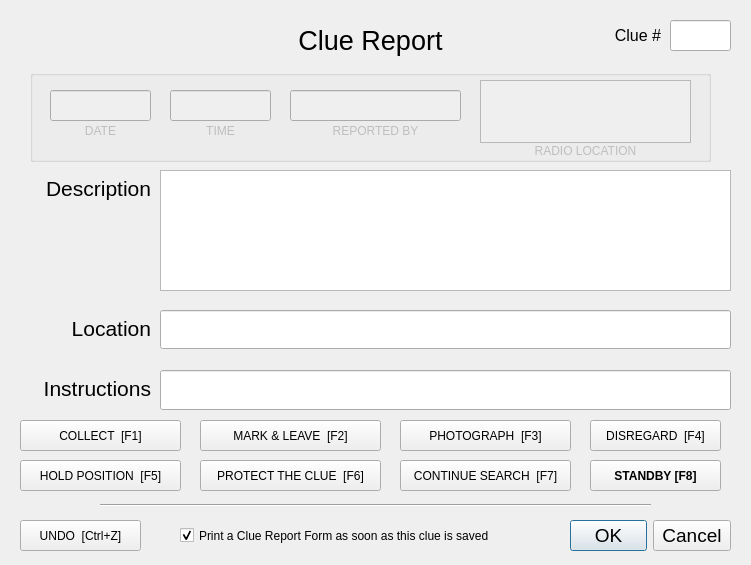
<?xml version="1.0" encoding="UTF-8"?>
<ui version="4.0">
 <class>clueDialog</class>
 <widget class="QDialog" name="clueDialog">
  <property name="geometry">
   <rect>
    <x>0</x>
    <y>0</y>
    <width>751</width>
    <height>565</height>
   </rect>
  </property>
  <property name="font">
   <font>
    <family>Segoe UI</family>
    <pointsize>16</pointsize>
   </font>
  </property>
  <property name="windowTitle">
   <string>Clue Report</string>
  </property>
  <widget class="QLabel" name="label_4">
   <property name="geometry">
    <rect>
     <x>10</x>
     <y>370</y>
     <width>141</width>
     <height>37</height>
    </rect>
   </property>
   <property name="font">
    <font>
     <family>Segoe UI</family>
     <pointsize>16</pointsize>
    </font>
   </property>
   <property name="text">
    <string>Instructions</string>
   </property>
   <property name="alignment">
    <set>Qt::AlignRight|Qt::AlignTrailing|Qt::AlignVCenter</set>
   </property>
  </widget>
  <widget class="QDialogButtonBox" name="buttonBox">
   <property name="geometry">
    <rect>
     <x>570</x>
     <y>510</y>
     <width>161</width>
     <height>51</height>
    </rect>
   </property>
   <property name="font">
    <font>
     <family>Segoe UI</family>
     <pointsize>14</pointsize>
    </font>
   </property>
   <property name="orientation">
    <enum>Qt::Horizontal</enum>
   </property>
   <property name="standardButtons">
    <set>QDialogButtonBox::Cancel|QDialogButtonBox::Ok</set>
   </property>
  </widget>
  <widget class="QLabel" name="label_3">
   <property name="geometry">
    <rect>
     <x>20</x>
     <y>310</y>
     <width>131</width>
     <height>37</height>
    </rect>
   </property>
   <property name="font">
    <font>
     <family>Segoe UI</family>
     <pointsize>16</pointsize>
    </font>
   </property>
   <property name="text">
    <string>Location</string>
   </property>
   <property name="alignment">
    <set>Qt::AlignRight|Qt::AlignTrailing|Qt::AlignVCenter</set>
   </property>
  </widget>
  <widget class="QLabel" name="label">
   <property name="geometry">
    <rect>
     <x>0</x>
     <y>170</y>
     <width>151</width>
     <height>37</height>
    </rect>
   </property>
   <property name="font">
    <font>
     <family>Segoe UI</family>
     <pointsize>16</pointsize>
    </font>
   </property>
   <property name="text">
    <string>Description</string>
   </property>
   <property name="alignment">
    <set>Qt::AlignRight|Qt::AlignTrailing|Qt::AlignVCenter</set>
   </property>
  </widget>
  <widget class="QLineEdit" name="instructionsField">
   <property name="geometry">
    <rect>
     <x>160</x>
     <y>370</y>
     <width>571</width>
     <height>40</height>
    </rect>
   </property>
   <property name="font">
    <font>
     <family>Segoe UI</family>
     <pointsize>16</pointsize>
    </font>
   </property>
  </widget>
  <widget class="QLineEdit" name="locationField">
   <property name="geometry">
    <rect>
     <x>160</x>
     <y>310</y>
     <width>571</width>
     <height>39</height>
    </rect>
   </property>
   <property name="font">
    <font>
     <family>Segoe UI</family>
     <pointsize>16</pointsize>
    </font>
   </property>
  </widget>
  <widget class="QLabel" name="label_2">
   <property name="geometry">
    <rect>
     <x>270</x>
     <y>20</y>
     <width>201</width>
     <height>41</height>
    </rect>
   </property>
   <property name="font">
    <font>
     <pointsize>20</pointsize>
    </font>
   </property>
   <property name="text">
    <string>Clue Report</string>
   </property>
   <property name="alignment">
    <set>Qt::AlignCenter</set>
   </property>
  </widget>
  <widget class="QLineEdit" name="clueNumberField">
   <property name="geometry">
    <rect>
     <x>670</x>
     <y>20</y>
     <width>61</width>
     <height>31</height>
    </rect>
   </property>
   <property name="font">
    <font>
     <pointsize>14</pointsize>
    </font>
   </property>
  </widget>
  <widget class="QLabel" name="label_6">
   <property name="geometry">
    <rect>
     <x>590</x>
     <y>20</y>
     <width>71</width>
     <height>31</height>
    </rect>
   </property>
   <property name="font">
    <font>
     <family>Segoe UI</family>
     <pointsize>12</pointsize>
    </font>
   </property>
   <property name="text">
    <string>Clue #</string>
   </property>
   <property name="alignment">
    <set>Qt::AlignRight|Qt::AlignTrailing|Qt::AlignVCenter</set>
   </property>
  </widget>
  <widget class="QGroupBox" name="groupBox">
   <property name="geometry">
    <rect>
     <x>30</x>
     <y>70</y>
     <width>681</width>
     <height>92</height>
    </rect>
   </property>
   <property name="title">
    <string/>
   </property>
   <widget class="QLineEdit" name="callsignField">
    <property name="enabled">
     <bool>false</bool>
    </property>
    <property name="geometry">
     <rect>
      <x>260</x>
      <y>20</y>
      <width>171</width>
      <height>31</height>
     </rect>
    </property>
    <property name="font">
     <font>
      <family>Segoe UI</family>
      <pointsize>12</pointsize>
     </font>
    </property>
    <property name="focusPolicy">
     <enum>Qt::NoFocus</enum>
    </property>
    <property name="text">
     <string/>
    </property>
   </widget>
   <widget class="QLabel" name="label_5">
    <property name="enabled">
     <bool>false</bool>
    </property>
    <property name="geometry">
     <rect>
      <x>260</x>
      <y>40</y>
      <width>171</width>
      <height>41</height>
     </rect>
    </property>
    <property name="font">
     <font>
      <family>Segoe UI</family>
      <pointsize>9</pointsize>
     </font>
    </property>
    <property name="text">
     <string>REPORTED BY</string>
    </property>
    <property name="alignment">
     <set>Qt::AlignCenter</set>
    </property>
   </widget>
   <widget class="QLabel" name="label_8">
    <property name="enabled">
     <bool>false</bool>
    </property>
    <property name="geometry">
     <rect>
      <x>450</x>
      <y>60</y>
      <width>211</width>
      <height>41</height>
     </rect>
    </property>
    <property name="font">
     <font>
      <family>Segoe UI</family>
      <pointsize>9</pointsize>
     </font>
    </property>
    <property name="text">
     <string>RADIO LOCATION</string>
    </property>
    <property name="alignment">
     <set>Qt::AlignCenter</set>
    </property>
   </widget>
   <widget class="QLabel" name="label_7">
    <property name="enabled">
     <bool>false</bool>
    </property>
    <property name="geometry">
     <rect>
      <x>140</x>
      <y>40</y>
      <width>101</width>
      <height>41</height>
     </rect>
    </property>
    <property name="font">
     <font>
      <family>Segoe UI</family>
      <pointsize>9</pointsize>
     </font>
    </property>
    <property name="text">
     <string>TIME</string>
    </property>
    <property name="alignment">
     <set>Qt::AlignCenter</set>
    </property>
   </widget>
   <widget class="QLineEdit" name="timeField">
    <property name="enabled">
     <bool>false</bool>
    </property>
    <property name="geometry">
     <rect>
      <x>140</x>
      <y>20</y>
      <width>101</width>
      <height>31</height>
     </rect>
    </property>
    <property name="font">
     <font>
      <family>Segoe UI</family>
      <pointsize>12</pointsize>
     </font>
    </property>
    <property name="focusPolicy">
     <enum>Qt::NoFocus</enum>
    </property>
    <property name="text">
     <string/>
    </property>
   </widget>
   <widget class="QLineEdit" name="dateField">
    <property name="enabled">
     <bool>false</bool>
    </property>
    <property name="geometry">
     <rect>
      <x>20</x>
      <y>20</y>
      <width>101</width>
      <height>31</height>
     </rect>
    </property>
    <property name="font">
     <font>
      <family>Segoe UI</family>
      <pointsize>12</pointsize>
     </font>
    </property>
    <property name="focusPolicy">
     <enum>Qt::NoFocus</enum>
    </property>
    <property name="text">
     <string/>
    </property>
   </widget>
   <widget class="QLabel" name="label_9">
    <property name="enabled">
     <bool>false</bool>
    </property>
    <property name="geometry">
     <rect>
      <x>20</x>
      <y>40</y>
      <width>101</width>
      <height>41</height>
     </rect>
    </property>
    <property name="font">
     <font>
      <family>Segoe UI</family>
      <pointsize>9</pointsize>
     </font>
    </property>
    <property name="text">
     <string>DATE</string>
    </property>
    <property name="alignment">
     <set>Qt::AlignCenter</set>
    </property>
   </widget>
   <widget class="QTextEdit" name="radioLocField">
    <property name="enabled">
     <bool>false</bool>
    </property>
    <property name="geometry">
     <rect>
      <x>450</x>
      <y>10</y>
      <width>211</width>
      <height>63</height>
     </rect>
    </property>
    <property name="font">
     <font>
      <pointsize>11</pointsize>
     </font>
    </property>
    <property name="focusPolicy">
     <enum>Qt::NoFocus</enum>
    </property>
   </widget>
  </widget>
  <widget class="QPushButton" name="clueQuickTextButton1">
   <property name="geometry">
    <rect>
     <x>20</x>
     <y>420</y>
     <width>161</width>
     <height>31</height>
    </rect>
   </property>
   <property name="font">
    <font>
     <pointsize>9</pointsize>
    </font>
   </property>
   <property name="focusPolicy">
    <enum>Qt::NoFocus</enum>
   </property>
   <property name="text">
    <string>COLLECT  [F1]</string>
   </property>
   <property name="shortcut">
    <string>F1</string>
   </property>
  </widget>
  <widget class="QPushButton" name="clueQuickTextButton3">
   <property name="geometry">
    <rect>
     <x>590</x>
     <y>420</y>
     <width>131</width>
     <height>31</height>
    </rect>
   </property>
   <property name="font">
    <font>
     <pointsize>9</pointsize>
    </font>
   </property>
   <property name="focusPolicy">
    <enum>Qt::NoFocus</enum>
   </property>
   <property name="text">
    <string>DISREGARD  [F4]</string>
   </property>
   <property name="shortcut">
    <string>F4</string>
   </property>
  </widget>
  <widget class="QPushButton" name="clueQuickTextButton4">
   <property name="geometry">
    <rect>
     <x>20</x>
     <y>460</y>
     <width>161</width>
     <height>31</height>
    </rect>
   </property>
   <property name="font">
    <font>
     <pointsize>9</pointsize>
    </font>
   </property>
   <property name="focusPolicy">
    <enum>Qt::NoFocus</enum>
   </property>
   <property name="text">
    <string>HOLD POSITION  [F5]</string>
   </property>
   <property name="shortcut">
    <string>F5</string>
   </property>
  </widget>
  <widget class="QPushButton" name="clueQuickTextButton2">
   <property name="geometry">
    <rect>
     <x>200</x>
     <y>420</y>
     <width>181</width>
     <height>31</height>
    </rect>
   </property>
   <property name="font">
    <font>
     <pointsize>9</pointsize>
    </font>
   </property>
   <property name="focusPolicy">
    <enum>Qt::NoFocus</enum>
   </property>
   <property name="text">
    <string>MARK &amp;&amp; LEAVE  [F2]</string>
   </property>
   <property name="shortcut">
    <string>F2</string>
   </property>
  </widget>
  <widget class="QPushButton" name="clueQuickTextUndoButton">
   <property name="geometry">
    <rect>
     <x>20</x>
     <y>520</y>
     <width>121</width>
     <height>31</height>
    </rect>
   </property>
   <property name="font">
    <font>
     <pointsize>9</pointsize>
    </font>
   </property>
   <property name="focusPolicy">
    <enum>Qt::NoFocus</enum>
   </property>
   <property name="text">
    <string>UNDO  [Ctrl+Z]</string>
   </property>
   <property name="shortcut">
    <string>Ctrl+Z</string>
   </property>
  </widget>
  <widget class="QCheckBox" name="clueReportPrintCheckBox">
   <property name="geometry">
    <rect>
     <x>180</x>
     <y>520</y>
     <width>381</width>
     <height>31</height>
    </rect>
   </property>
   <property name="font">
    <font>
     <pointsize>9</pointsize>
    </font>
   </property>
   <property name="text">
    <string>Print a Clue Report Form as soon as this clue is saved</string>
   </property>
   <property name="checked">
    <bool>true</bool>
   </property>
  </widget>
  <widget class="QPushButton" name="clueQuickTextButton5">
   <property name="geometry">
    <rect>
     <x>200</x>
     <y>460</y>
     <width>181</width>
     <height>31</height>
    </rect>
   </property>
   <property name="font">
    <font>
     <pointsize>9</pointsize>
    </font>
   </property>
   <property name="focusPolicy">
    <enum>Qt::NoFocus</enum>
   </property>
   <property name="text">
    <string>PROTECT THE CLUE  [F6]</string>
   </property>
   <property name="shortcut">
    <string>F6</string>
   </property>
  </widget>
  <widget class="CustomPlainTextEdit" name="descriptionField">
   <property name="geometry">
    <rect>
     <x>160</x>
     <y>170</y>
     <width>571</width>
     <height>121</height>
    </rect>
   </property>
   <property name="cursor" stdset="0">
    <cursorShape>IBeamCursor</cursorShape>
   </property>
   <property name="mouseTracking">
    <bool>true</bool>
   </property>
   <property name="focusPolicy">
    <enum>Qt::StrongFocus</enum>
   </property>
   <property name="styleSheet">
    <string notr="true">font: 14pt &quot;Segoe UI&quot;;</string>
   </property>
   <property name="inputMethodHints">
    <set>Qt::ImhNone</set>
   </property>
   <property name="tabChangesFocus">
    <bool>true</bool>
   </property>
  </widget>
  <widget class="QPushButton" name="clueQuickTextButton6">
   <property name="geometry">
    <rect>
     <x>590</x>
     <y>460</y>
     <width>131</width>
     <height>31</height>
    </rect>
   </property>
   <property name="font">
    <font>
     <pointsize>9</pointsize>
     <weight>75</weight>
     <bold>true</bold>
    </font>
   </property>
   <property name="focusPolicy">
    <enum>Qt::NoFocus</enum>
   </property>
   <property name="text">
    <string>STANDBY [F8]</string>
   </property>
   <property name="shortcut">
    <string>F8</string>
   </property>
  </widget>
  <widget class="Line" name="line">
   <property name="geometry">
    <rect>
     <x>100</x>
     <y>490</y>
     <width>551</width>
     <height>31</height>
    </rect>
   </property>
   <property name="orientation">
    <enum>Qt::Horizontal</enum>
   </property>
  </widget>
  <widget class="QPushButton" name="clueQuickTextButton2_2">
   <property name="geometry">
    <rect>
     <x>400</x>
     <y>420</y>
     <width>171</width>
     <height>31</height>
    </rect>
   </property>
   <property name="font">
    <font>
     <pointsize>9</pointsize>
    </font>
   </property>
   <property name="focusPolicy">
    <enum>Qt::NoFocus</enum>
   </property>
   <property name="text">
    <string>PHOTOGRAPH  [F3]</string>
   </property>
   <property name="shortcut">
    <string>F3</string>
   </property>
  </widget>
  <widget class="QPushButton" name="clueQuickTextButton2_3">
   <property name="geometry">
    <rect>
     <x>400</x>
     <y>460</y>
     <width>171</width>
     <height>31</height>
    </rect>
   </property>
   <property name="font">
    <font>
     <pointsize>9</pointsize>
    </font>
   </property>
   <property name="focusPolicy">
    <enum>Qt::NoFocus</enum>
   </property>
   <property name="text">
    <string>CONTINUE SEARCH  [F7]</string>
   </property>
   <property name="shortcut">
    <string>F7</string>
   </property>
  </widget>
  <zorder>groupBox</zorder>
  <zorder>label_4</zorder>
  <zorder>buttonBox</zorder>
  <zorder>label_3</zorder>
  <zorder>label</zorder>
  <zorder>instructionsField</zorder>
  <zorder>locationField</zorder>
  <zorder>label_2</zorder>
  <zorder>clueNumberField</zorder>
  <zorder>label_6</zorder>
  <zorder>clueQuickTextButton1</zorder>
  <zorder>clueQuickTextButton3</zorder>
  <zorder>clueQuickTextButton4</zorder>
  <zorder>clueQuickTextButton2</zorder>
  <zorder>clueQuickTextUndoButton</zorder>
  <zorder>clueReportPrintCheckBox</zorder>
  <zorder>clueQuickTextButton5</zorder>
  <zorder>descriptionField</zorder>
  <zorder>clueQuickTextButton6</zorder>
  <zorder>line</zorder>
  <zorder>clueQuickTextButton2_2</zorder>
  <zorder>clueQuickTextButton2_3</zorder>
 </widget>
 <customwidgets>
  <customwidget>
   <class>CustomPlainTextEdit</class>
   <extends>QPlainTextEdit</extends>
   <header>radiolog.h</header>
  </customwidget>
 </customwidgets>
 <tabstops>
  <tabstop>clueNumberField</tabstop>
  <tabstop>descriptionField</tabstop>
  <tabstop>locationField</tabstop>
  <tabstop>instructionsField</tabstop>
  <tabstop>clueReportPrintCheckBox</tabstop>
 </tabstops>
 <resources/>
 <connections>
  <connection>
   <sender>buttonBox</sender>
   <signal>accepted()</signal>
   <receiver>clueDialog</receiver>
   <slot>accept()</slot>
   <hints>
    <hint type="sourcelabel">
     <x>616</x>
     <y>510</y>
    </hint>
    <hint type="destinationlabel">
     <x>614</x>
     <y>436</y>
    </hint>
   </hints>
  </connection>
  <connection>
   <sender>buttonBox</sender>
   <signal>rejected()</signal>
   <receiver>clueDialog</receiver>
   <slot>close()</slot>
   <hints>
    <hint type="sourcelabel">
     <x>710</x>
     <y>510</y>
    </hint>
    <hint type="destinationlabel">
     <x>694</x>
     <y>432</y>
    </hint>
   </hints>
  </connection>
  <connection>
   <sender>clueQuickTextButton1</sender>
   <signal>clicked()</signal>
   <receiver>clueDialog</receiver>
   <slot>clueQuickTextAction()</slot>
   <hints>
    <hint type="sourcelabel">
     <x>50</x>
     <y>420</y>
    </hint>
    <hint type="destinationlabel">
     <x>11</x>
     <y>363</y>
    </hint>
   </hints>
  </connection>
  <connection>
   <sender>clueQuickTextButton2</sender>
   <signal>clicked()</signal>
   <receiver>clueDialog</receiver>
   <slot>clueQuickTextAction()</slot>
   <hints>
    <hint type="sourcelabel">
     <x>213</x>
     <y>420</y>
    </hint>
    <hint type="destinationlabel">
     <x>256</x>
     <y>342</y>
    </hint>
   </hints>
  </connection>
  <connection>
   <sender>clueQuickTextButton3</sender>
   <signal>clicked()</signal>
   <receiver>clueDialog</receiver>
   <slot>clueQuickTextAction()</slot>
   <hints>
    <hint type="sourcelabel">
     <x>589</x>
     <y>420</y>
    </hint>
    <hint type="destinationlabel">
     <x>542</x>
     <y>341</y>
    </hint>
   </hints>
  </connection>
  <connection>
   <sender>clueQuickTextButton4</sender>
   <signal>clicked()</signal>
   <receiver>clueDialog</receiver>
   <slot>clueQuickTextAction()</slot>
   <hints>
    <hint type="sourcelabel">
     <x>32</x>
     <y>460</y>
    </hint>
    <hint type="destinationlabel">
     <x>111</x>
     <y>440</y>
    </hint>
   </hints>
  </connection>
  <connection>
   <sender>clueQuickTextUndoButton</sender>
   <signal>clicked()</signal>
   <receiver>clueDialog</receiver>
   <slot>clueQuickTextUndo()</slot>
   <hints>
    <hint type="sourcelabel">
     <x>129</x>
     <y>520</y>
    </hint>
    <hint type="destinationlabel">
     <x>508</x>
     <y>419</y>
    </hint>
   </hints>
  </connection>
  <connection>
   <sender>clueQuickTextButton5</sender>
   <signal>clicked()</signal>
   <receiver>clueDialog</receiver>
   <slot>clueQuickTextAction()</slot>
   <hints>
    <hint type="sourcelabel">
     <x>298</x>
     <y>460</y>
    </hint>
    <hint type="destinationlabel">
     <x>312</x>
     <y>428</y>
    </hint>
   </hints>
  </connection>
  <connection>
   <sender>clueQuickTextButton6</sender>
   <signal>clicked()</signal>
   <receiver>clueDialog</receiver>
   <slot>clueQuickTextAction()</slot>
   <hints>
    <hint type="sourcelabel">
     <x>635</x>
     <y>475</y>
    </hint>
    <hint type="destinationlabel">
     <x>363</x>
     <y>280</y>
    </hint>
   </hints>
  </connection>
  <connection>
   <sender>clueQuickTextButton2_2</sender>
   <signal>clicked()</signal>
   <receiver>clueDialog</receiver>
   <slot>clueQuickTextAction()</slot>
   <hints>
    <hint type="sourcelabel">
     <x>478</x>
     <y>443</y>
    </hint>
    <hint type="destinationlabel">
     <x>560</x>
     <y>474</y>
    </hint>
   </hints>
  </connection>
  <connection>
   <sender>clueQuickTextButton2_3</sender>
   <signal>clicked()</signal>
   <receiver>clueDialog</receiver>
   <slot>clueQuickTextAction()</slot>
   <hints>
    <hint type="sourcelabel">
     <x>444</x>
     <y>473</y>
    </hint>
    <hint type="destinationlabel">
     <x>380</x>
     <y>464</y>
    </hint>
   </hints>
  </connection>
 </connections>
 <slots>
  <slot>clueQuickTextAction()</slot>
  <slot>clueQuickTextUndo()</slot>
 </slots>
</ui>
